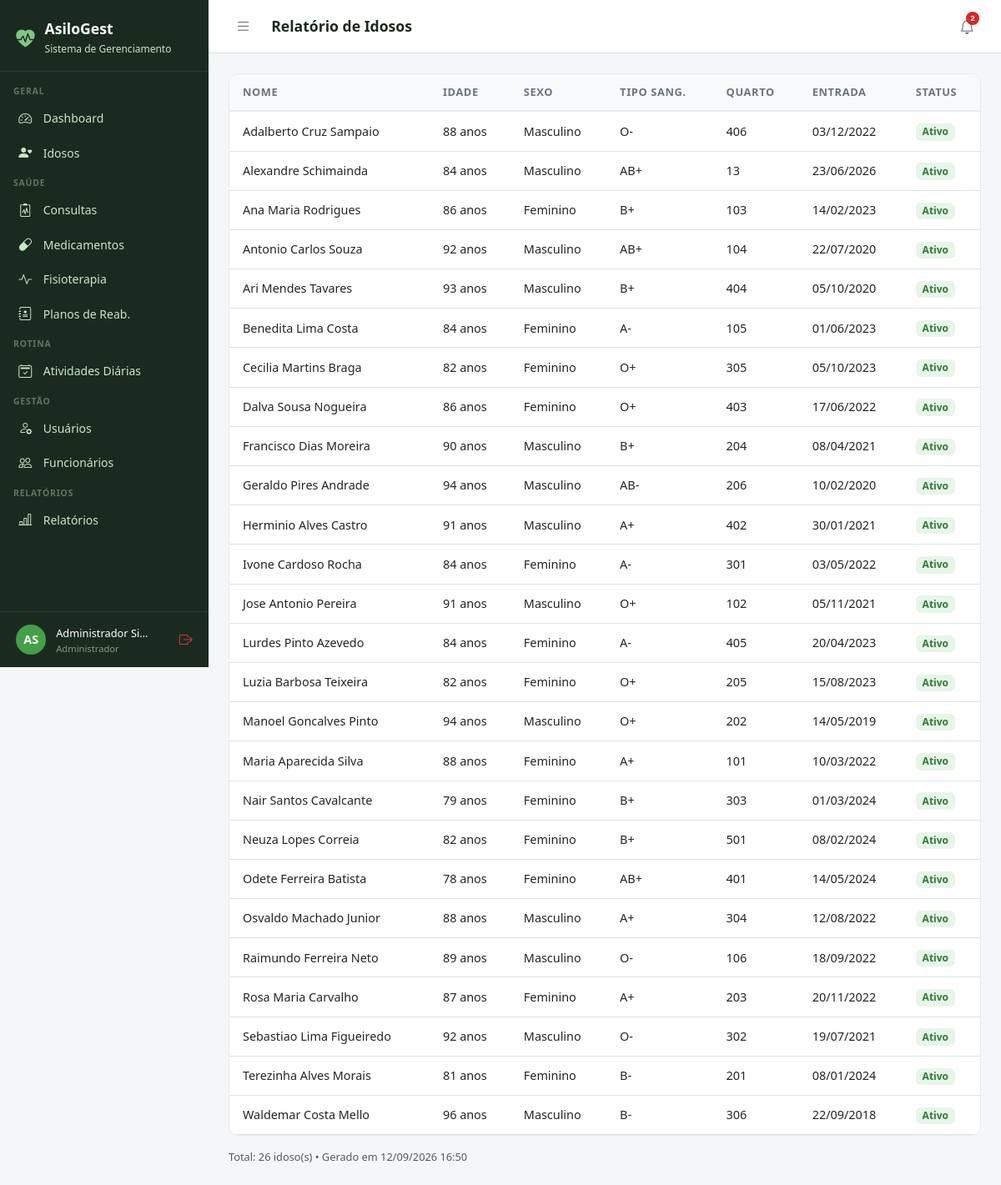
The app's page /relatorios/idosos/ (signed in), older data.
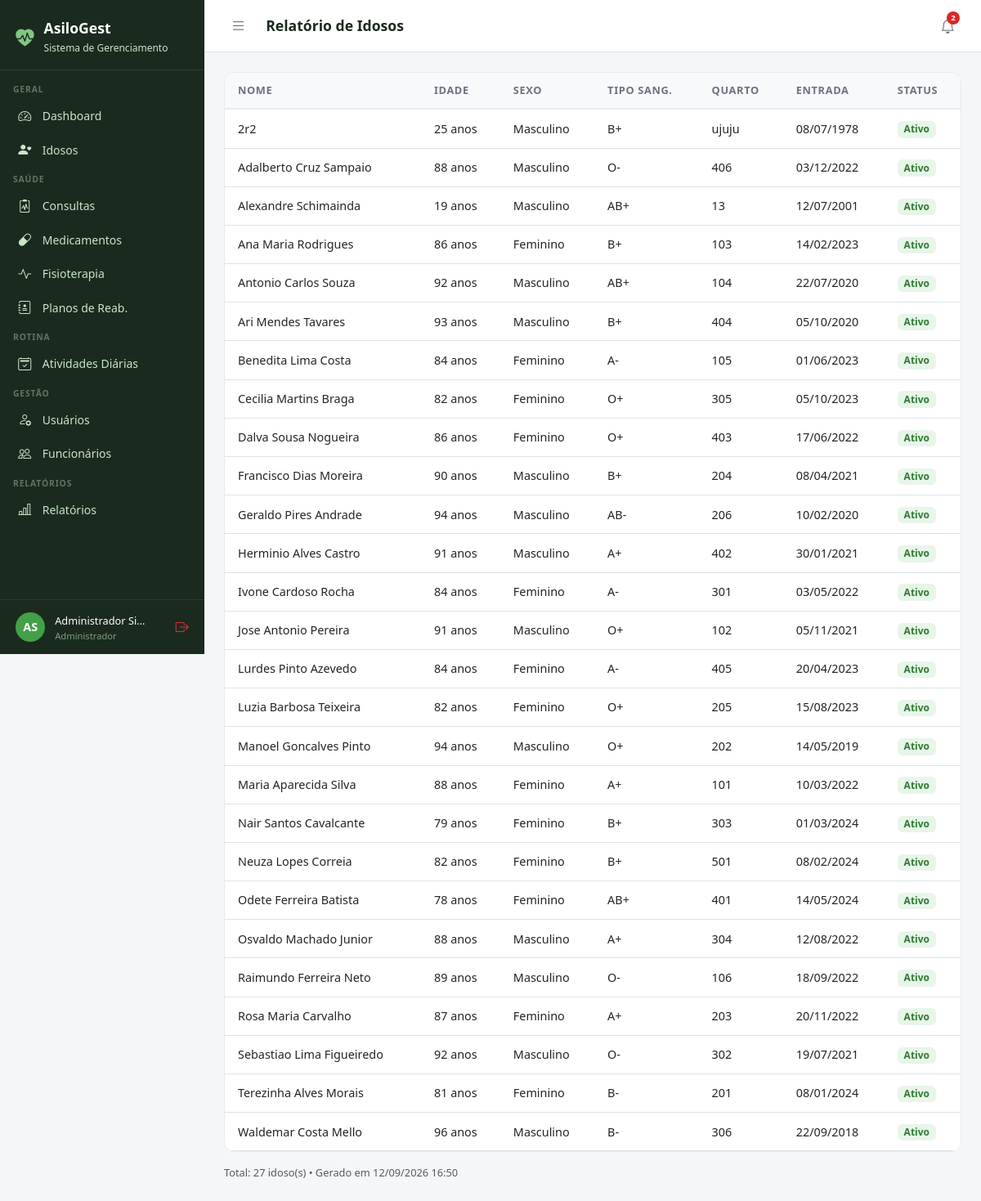
The same page, newer data.
### core/models.py (models this page shows, shortened)
class Usuario(AbstractUser):
    PERFIL_CHOICES = [
        ('administrador', 'Administrador'),
        ('medico', 'Médico'),
        ('fisioterapeuta', 'Fisioterapeuta'),
        ('enfermeiro', 'Enfermeiro(a)'),
        ('recepcionista', 'Recepcionista'),
        ('familiar', 'Familiar do Idoso'),
    ]
    perfil = models.CharField(
        max_length=20, choices=PERFIL_CHOICES,
        default='recepcionista', verbose_name='Perfil de Acesso'
    )
    telefone = models.CharField(max_length=15, blank=True, verbose_name='Telefone')
    cpf = models.CharField(max_length=14, unique=True, null=True, blank=True, verbose_name='CPF')
    foto = models.ImageField(upload_to='usuarios/', blank=True, null=True, verbose_name='Foto')
    data_nascimento = models.DateField(null=True, blank=True, verbose_name='Data de Nascimento')
    especialidade = models.CharField(
        max_length=100, blank=True, verbose_name='Especialidade',
        help_text='Preencha para Médico ou Fisioterapeuta'
    )
    data_admissao = models.DateField(null=True, blank=True, verbose_name='Data de Admissão')
    primeiro_acesso = models.BooleanField(
        default=True, verbose_name='Primeiro Acesso',
        help_text='Usuário deve definir senha no primeiro login'
    )
    ativo = models.BooleanField(default=True, verbose_name='Ativo')
    criado_em = models.DateTimeField(auto_now_add=True)
    class Meta:
        verbose_name = 'Usuário'
        verbose_name_plural = 'Usuários'
        ordering = ['first_name', 'last_name']
    @property
    def is_administrador(self):
        return self.perfil == 'administrador' or self.is_superuser
    @property
    def is_fisioterapeuta(self):
        return self.perfil == 'fisioterapeuta'
    @property
    def is_familiar(self):
        return self.perfil == 'familiar'
    @property
    def pode_ver_saude(self):
        return (self.is_administrador or self.is_medico
                or self.is_fisioterapeuta or self.is_enfermeiro)
    @property
    def pode_cadastrar_usuarios(self):
        return self.is_administrador or self.is_recepcionista
    @property
    def pode_administrar(self):
        return self.is_administrador

### idosos/models.py (models this page shows, shortened)
class Idoso(models.Model):
    SEXO_CHOICES = [('M', 'Masculino'), ('F', 'Feminino')]
    TIPO_SANGUINEO = [('A+','A+'),('A-','A-'),('B+','B+'),('B-','B-'),('AB+','AB+'),('AB-','AB-'),('O+','O+'),('O-','O-')]
    STATUS_CHOICES = [('ativo','Ativo'),('inativo','Inativo'),('internado','Internado'),('falecido','Falecido')]
    nome = models.CharField(max_length=150, verbose_name='Nome Completo')
    data_nascimento = models.DateField(verbose_name='Data de Nascimento')
    sexo = models.CharField(max_length=1, choices=SEXO_CHOICES)
    cpf = models.CharField(max_length=14, unique=True, null=True, blank=True)
    rg = models.CharField(max_length=20, blank=True)
    tipo_sanguineo = models.CharField(max_length=3, choices=TIPO_SANGUINEO, blank=True)
    foto = models.ImageField(upload_to='idosos/', blank=True, null=True)
    status = models.CharField(max_length=10, choices=STATUS_CHOICES, default='ativo')
    endereco = models.CharField(max_length=200, blank=True)
    cidade = models.CharField(max_length=100, blank=True)
    estado = models.CharField(max_length=2, blank=True)
    cep = models.CharField(max_length=9, blank=True)
    alergias = models.TextField(blank=True, verbose_name='Alergias')
    condicoes_medicas = models.TextField(blank=True, verbose_name='Condições Médicas')
    observacoes = models.TextField(blank=True, verbose_name='Observações Gerais')
    data_entrada = models.DateField(verbose_name='Data de Entrada')
    numero_quarto = models.CharField(max_length=10, blank=True, verbose_name='Quarto')
    criado_em = models.DateTimeField(auto_now_add=True)
    atualizado_em = models.DateTimeField(auto_now=True)
    class Meta:
        verbose_name = 'Idoso'
        verbose_name_plural = 'Idosos'
        ordering = ['nome']
    @property
    def idade(self):
        from datetime import date
        hoje = date.today()
        return hoje.year - self.data_nascimento.year - (
            (hoje.month, hoje.day) < (self.data_nascimento.month, self.data_nascimento.day)
        )

### relatorios/views.py (the view)
# urls.py: path('idosos/', views.idosos_relatorio, name='idosos'),
@login_required
@perfil_required('administrador', 'medico', 'recepcionista')
def idosos_relatorio(request):
    from idosos.models import Idoso
    idosos = Idoso.objects.all().order_by('nome')
    ctx = {'idosos': idosos, 'hoje': date.today()}
    if request.GET.get('pdf'):
        html = render_to_string('relatorios/pdf/idosos.html', ctx)
        return _pdf_response(html, 'relatorio_idosos.pdf')
    return render(request, 'relatorios/idosos.html', ctx)

### templates/relatorios/idosos.html
{% extends 'base.html' %}
{% block title %}Relatório de Idosos{% endblock %}{% block page_title %}Relatório de Idosos{% endblock %}
{% block content %}
<div class="table-card"><table class="table table-hover" id="tabela">
<thead><tr><th>Nome</th><th>Idade</th><th>Sexo</th><th>Tipo Sang.</th><th>Quarto</th><th>Entrada</th><th>Status</th></tr></thead>
<tbody>{% for i in idosos %}<tr>
  <td>{{ i.nome }}</td><td>{{ i.idade }} anos</td><td>{{ i.get_sexo_display }}</td>
  <td>{{ i.tipo_sanguineo|default:"–" }}</td><td>{{ i.numero_quarto|default:"–" }}</td>
  <td>{{ i.data_entrada|date:"d/m/Y" }}</td>
  <td><span class="badge" style="background:#E8F5E9;color:#2E7D32;font-size:.75rem;">{{ i.get_status_display }}</span></td>
</tr>{% empty %}<tr><td colspan="7" class="text-center py-4 text-muted">Nenhum registro.</td></tr>{% endfor %}</tbody>
</table></div>
<div class="mt-3 text-muted" style="font-size:.8rem;">Total: {{ idosos|length }} idoso(s) &bull; Gerado em {% now "d/m/Y H:i" %}</div>{% endblock %}

### templates/base.html (shortened to what this page needs)
<!DOCTYPE html>
<html lang="pt-br">
<head>
  <link href="https://cdn.jsdelivr.net/npm/bootstrap@5.3.0/dist/css/bootstrap.min.css" rel="stylesheet">
  <link href="https://cdn.jsdelivr.net/npm/bootstrap-icons@1.11.0/font/bootstrap-icons.css" rel="stylesheet">
</head>
<body>
{% if user.is_authenticated %}
<div id="sidebar">
  <div class="sidebar-brand">
    <i class="bi bi-heart-pulse-fill" style="color:#81C784;font-size:1.4rem;"></i>
    <div>
      <h5 style="margin:0;">AsiloGest</h5>
      <small>Sistema de Gerenciamento</small>
    </div>
  </div>
  <nav class="sidebar-nav">
    <div class="nav-section">Geral</div>
    <a href="{% url 'dashboard' %}" class="sidebar-link {% if request.resolver_match.url_name == 'dashboard' %}active{% endif %}">
      <i class="bi bi-speedometer2"></i> Dashboard
    </a>
    <a href="{% url 'idosos:lista' %}" class="sidebar-link">
      <i class="bi bi-person-heart"></i>
      {% if user.is_familiar %}Meus Familiares{% else %}Idosos{% endif %}
    </a>
    {% if user.pode_ver_saude or user.is_familiar %}
    <div class="nav-section">Saúde</div>
    <a href="{% url 'consultas:lista' %}" class="sidebar-link">
      <i class="bi bi-clipboard2-pulse"></i> Consultas
    </a>
    <a href="{% url 'medicamentos:lista' %}" class="sidebar-link">
      <i class="bi bi-capsule"></i> Medicamentos
    </a>
    <a href="{% url 'fisioterapia:lista' %}" class="sidebar-link">
      <i class="bi bi-activity"></i> Fisioterapia
    </a>
    {% if user.pode_ver_saude and not user.is_familiar %}
    <a href="{% url 'fisioterapia:planos_lista' %}" class="sidebar-link">
      <i class="bi bi-journal-medical"></i> Planos de Reab.
    </a>
    {% endif %}
    {% endif %}
    <div class="nav-section">Rotina</div>
    <a href="{% url 'atividades:lista' %}" class="sidebar-link">
      <i class="bi bi-calendar2-check"></i> Atividades Diárias
    </a>
    {% if user.pode_cadastrar_usuarios %}
    <div class="nav-section">Gestão</div>
    <a href="{% url 'usuarios_lista' %}" class="sidebar-link">
      <i class="bi bi-person-gear"></i> Usuários
    </a>
    {% endif %}
    {% if user.pode_administrar %}
    <a href="{% url 'funcionarios:lista' %}" class="sidebar-link">
      <i class="bi bi-people"></i> Funcionários
    </a>
    {% endif %}
    {% if user.pode_ver_saude or user.pode_administrar %}
    <div class="nav-section">Relatórios</div>
    <a href="{% url 'relatorios:lista' %}" class="sidebar-link">
      <i class="bi bi-bar-chart-line"></i> Relatórios
    </a>
    {% endif %}
  </nav>
  <div class="sidebar-user">
    <div class="avatar">{{ user.first_name|first|upper }}{{ user.last_name|first|upper }}</div>
    <div class="info" style="min-width:0;flex:1;">
      <span>{{ user.get_full_name|truncatechars:18 }}</span>
      <small>{{ user.get_perfil_display }}</small>
    </div>
    <a href="{% url 'logout' %}" class="text-danger" title="Sair" style="flex-shrink:0;">
      <i class="bi bi-box-arrow-right"></i>
    </a>
  </div>
</div>
<div id="main">
  <div class="topbar">
    <div class="topbar-left">
      <button class="btn-toggle-sidebar" onclick="toggleSidebar()" title="Menu">
        <i class="bi bi-list"></i>
      </button>
      <h4>{% block page_title %}{% endblock %}</h4>
    </div>
    <div class="d-flex align-items-center gap-2">
      <div style="position:relative;">
        <button class="notif-btn" id="notifBtn" onclick="toggleNotif()" title="Notificações">
          <i class="bi bi-bell"></i>
          {% if notif_count %}
          <span class="notif-badge">{{ notif_count }}</span>
          {% endif %}
        </button>
      </div>
    </div>
  </div>
  <div class="content">
    {% block content %}{% endblock %}
  </div>
</div>
{% else %}
{% block full_content %}{% endblock %}
{% endif %}
</body>
</html>

### templates/base.html (style rules this page uses)
:root { --sidebar-width: 250px; --primary: #2E7D32; --primary-light: #43A047; --accent: #1565C0; --bg-sidebar: #1B2A1E; --bg-sidebar-hover: #2E4A33; --text-sidebar: #C8E6C9; --transition: 0.3s ease; }
body { background: #F4F6F8; font-family: 'Segoe UI', sans-serif; }
#sidebar { position: fixed; top: 0; left: 0; width: var(--sidebar-width); height: 100vh; background: var(--bg-sidebar); z-index: 1000; display: flex; flex-direction: column; overflow-y: auto; transition: transform var(--transition); }
.sidebar-brand { padding: 1.5rem 1.2rem 1rem; border-bottom: 1px solid rgba(255,255,255,0.08); display: flex; align-items: center; gap: .75rem; }
.sidebar-brand h5 { color: #fff; font-weight: 700; margin: 0; font-size: 1.1rem; }
.sidebar-brand small { color: var(--text-sidebar); font-size: .75rem; }
.sidebar-nav { padding: .5rem 0; flex: 1; }
.nav-section { padding: .5rem 1rem .2rem; color: rgba(200,230,201,.4); font-size: .65rem; font-weight: 700; letter-spacing: .08em; text-transform: uppercase; }
.sidebar-link { display: flex; align-items: center; gap: .65rem; padding: .55rem 1.2rem; color: var(--text-sidebar); text-decoration: none; font-size: .875rem; transition: all .2s; border-left: 3px solid transparent; }
.sidebar-link i { font-size: 1rem; width: 1.2rem; }
.sidebar-user { padding: .8rem 1.2rem; border-top: 1px solid rgba(255,255,255,0.08); display: flex; align-items: center; gap: .75rem; }
.sidebar-user .avatar { width: 36px; height: 36px; background: var(--primary-light); border-radius: 50%; display: flex; align-items: center; justify-content: center; color: #fff; font-weight: 700; font-size: .9rem; flex-shrink: 0; }
.sidebar-user .info small { color: rgba(200,230,201,.6); font-size: .7rem; display: block; }
.sidebar-user .info span { color: #fff; font-size: .8rem; }
#main { margin-left: var(--sidebar-width); min-height: 100vh; display: flex; flex-direction: column; transition: margin-left var(--transition); }
.topbar { background: #fff; border-bottom: 1px solid #E0E0E0; padding: .75rem 1.5rem; display: flex; align-items: center; justify-content: space-between; position: sticky; top: 0; z-index: 999; }
.topbar-left { display: flex; align-items: center; gap: 1rem; }
.topbar h4 { margin: 0; font-size: 1.1rem; font-weight: 600; color: #1B2A1E; }
.btn-toggle-sidebar { background: none; border: none; padding: .4rem .5rem; color: #6B7280; cursor: pointer; border-radius: 6px; font-size: 1.2rem; line-height: 1; transition: background .2s, color .2s; }
.notif-btn { position: relative; background: none; border: none; padding: .4rem .5rem; color: #6B7280; cursor: pointer; border-radius: 6px; font-size: 1.1rem; transition: background .2s, color .2s; }
.notif-badge { position: absolute; top: 2px; right: 2px; background: #DC2626; color: #fff; font-size: .6rem; font-weight: 700; min-width: 16px; height: 16px; border-radius: 8px; padding: 0 4px; display: flex; align-items: center; justify-content: center; }
.content { padding: 1.5rem; flex: 1; }
.table-card { background: #fff; border-radius: 12px; border: 1px solid #E8EAF0; overflow: hidden; }
.table-card .table { margin: 0; }
.table thead th { background: #F8F9FA; border-bottom: 2px solid #E8EAF0; font-size: .8rem; font-weight: 600; color: #6B7280; text-transform: uppercase; letter-spacing: .05em; padding: .75rem 1rem; }
.table td { padding: .75rem 1rem; vertical-align: middle; font-size: .9rem; }

Row changes from the older to the newer data that the page shows:
added Idoso: nome "2r2", idade "25", sexo "Masculino", tipo_sanguineo "B+", numero_quarto "ujuju", data_entrada "08/07/1978", status "Ativo"
changed Idoso "Alexandre Schimainda": idade "84" → "19"; data_entrada "23/06/2026" → "12/07/2001"
Text that changed along with them:
{{ idosos|length }}: "26" → "27"
